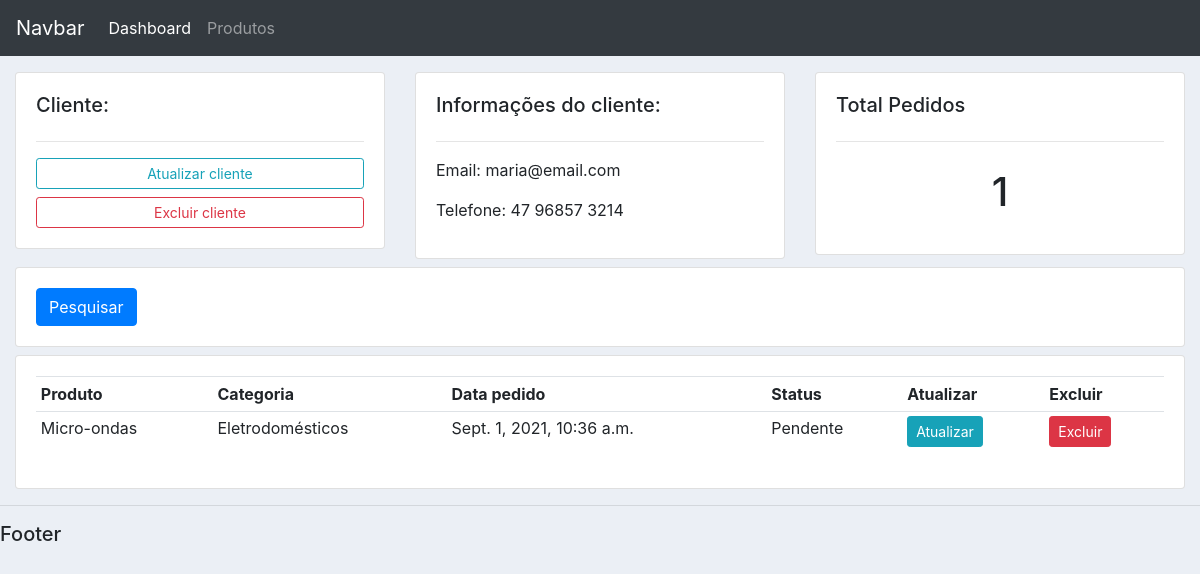
Screenshot of /customer/1 with the database file from the repository.
### accounts/models.py (models this page shows, shortened)
class Customer(models.Model):
    name = models.CharField(max_length=100, null=True)
    phone = models.CharField(max_length=25, null=True)
    email = models.CharField(max_length=100, null=True)
    date_created = models.DateTimeField(auto_now_add=True, null=True)

class Order(models.Model):
    STATUS = (
        ('Pendente', 'Pendente'),
        ('Saiu para entrega', 'Saiu para entrega'),
        ('Entregue', 'Entregue'),
    )
    customer = models.ForeignKey(
        Customer, null=True, on_delete=models.SET_NULL)
    product = models.ForeignKey(Product, null=True, on_delete=models.SET_NULL)
    date_created = models.DateTimeField(auto_now_add=True, null=True)
    status = models.CharField(
        max_length=100, null=True, choices=STATUS)

class Product(models.Model):
    name = models.CharField(max_length=200, null=True)
    price = models.FloatField(null=True)
    category = models.ForeignKey(Category, on_delete=models.CASCADE)
    description = models.CharField(max_length=200, null=True, blank=True)
    date_created = models.DateTimeField(auto_now_add=True, null=True)
    tag = models.ManyToManyField(Tag)
    def __str__(self):
        return self.name

class Category(models.Model):
    name = models.CharField(max_length=100)
    def __str__(self):
        return self.name

### accounts/views.py (the view)
# urls.py: path('customer/<str:pk>', views.customer, name='customer'),
def customer(request, pk):
    customer = Customer.objects.get(id=pk)
    orders = customer.order_set.all()
    order_count = orders.count()
    context = {'customer': customer,
               'orders': orders, 'order_count': order_count}
    return render(request, 'accounts/customer.html', context)

### accounts/templates/accounts/customer.html
{% extends 'accounts/main.html' %} {% block content %}
<div class="row">
  <div class="col-md">
    <div class="card card-body">
      <h5>Cliente:</h5>
      <hr />
      <a href="" class="btn btn-outline-info btn-sm btn-block"
        >Atualizar cliente</a
      >
      <a href="" class="btn btn-outline-danger btn-sm btn-block"
        >Excluir cliente</a
      >
    </div>
  </div>
  <div class="col-md">
    <div class="card card-body">
      <h5>Informações do cliente:</h5>
      <hr />
      <p>Email: {{customer.email}}</p>
      <p>Telefone: {{customer.phone}}</p>
    </div>
  </div>
  <div class="col-md">
    <div class="card card-body">
      <h5>Total Pedidos</h5>
      <hr />
      <h1 style="text-align: center; padding: 10px">{{order_count}}</h1>
    </div>
  </div>
</div>
<div class="row mt-2">
  <div class="col">
    <div class="card card-body">
      <form method="GET">
        <button class="btn btn-primary" type="submit">Pesquisar</button>
      </form>
    </div>
  </div>
</div>
<div class="row mt-2">
  <div class="col-md">
    <div class="card card-body">
      <table class="table table-sm">
        <tr>
          <th>Produto</th>
          <th>Categoria</th>
          <th>Data pedido</th>
          <th>Status</th>
          <th>Atualizar</th>
          <th>Excluir</th>
        </tr>
        {% for order in orders %}
        <tr>
          <td>{{order.product}}</td>
          <td>{{order.product.category}}</td>
          <td>{{order.product.date_created}}</td>
          <td>{{order.status}}</td>
          <td><a class="btn btn-sm btn-info" href="">Atualizar</a></td>
          <td><a class="btn btn-sm btn-danger" href="">Excluir</a></td>
        </tr>
        {% endfor %}
      </table>
    </div>
  </div>
</div>
{%endblock %}

### static/css/main.css (style rules this page uses)
body { background-color: #ebeff5; }

### rows the page displays
Customer: email "maria@email.com", phone "47 96857 3214"
Order: product "Micro-ondas", product.category "Eletrodomésticos", product.date_created "Sept. 1, 2021, 10:36 a.m.", status "Pendente"

### other values shown
{{ order_count }} "1"
